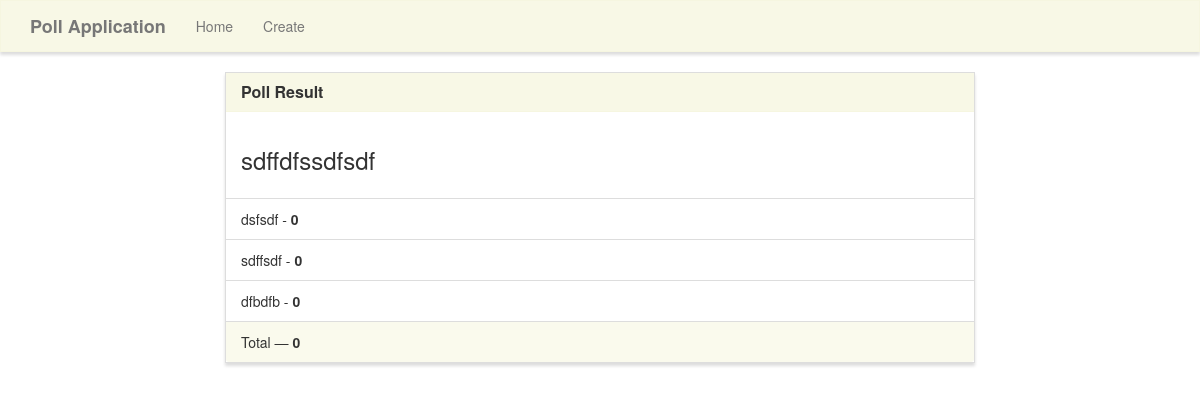
/results/3/, run on the app's committed database.
### poll/models.py (models this page shows)
class Poll(models.Model):
    question = models.TextField()
    option_one = models.CharField(max_length=30)
    option_two = models.CharField(max_length=30)
    option_three = models.CharField(max_length=30)
    option_one_count = models.IntegerField(default=0)
    option_two_count = models.IntegerField(default=0)
    option_three_count = models.IntegerField(default=0)
    def total(self):
        return self.option_one_count + self.option_two_count + self.option_three_count

### poll/views.py (the view)
# urls.py: path('results/<poll_id>/', poll_views.results, name='results'),
def results(request, poll_id):
    poll = Poll.objects.get(pk=poll_id)
    context = {'poll': poll}
    return render(request, 'poll/results.html', context)

### poll/templates/poll/results.html (shortened to what this page needs)
{% extends "poll/base.html" %}
{% block main %}
<div class="row">
    <div class="col-lg-8 col-lg-offset-2">
        <div class="panel panel-default">
            <div class="panel-heading">
                <h3 class="panel-title">Poll Result</h3>
            </div>
            <div class="panel-body">
                <h3>{{poll.question}}</h3>
            </div>
            <ul class="list-group">
                <li class="list-group-item">{{poll.option_one}} - <strong>{{poll.option_one_count}}</strong></li>
                <li class="list-group-item">{{poll.option_two}} - <strong>{{poll.option_two_count}}</strong></li>
                <li class="list-group-item">{{poll.option_three}} - <strong>{{poll.option_three_count}}</strong></li>
            </ul>
            <div class="panel-footer">
                Total &mdash; <strong>{{poll.total}}</strong>
            </div>
        </div>
    </div>
</div>
{% endblock %}

### poll/static/style.css (style rules this page uses)
.navbar-default, .btn, .form-control, .panel { border-radius: 0; }
.panel-default > .panel-heading { color: #333; background-color: rgba(245, 245, 220, 0.7); border-color: rgba(245, 245, 220, 0.6); border-top-left-radius: 0; border-top-right-radius: 0; }
.panel-footer { background-color: rgba(245, 245, 220, 0.5); border-color: rgba(245, 245, 220, 0.4); }
.panel { box-shadow: 0px 3px 3px 0px #ddd; }
a.navbar-brand, .panel-title { font-weight: bolder; }

### data on the page
Poll: question "sdffdfssdfsdf", option_one "dsfsdf", option_one_count "0", option_two "sdffsdf", option_two_count "0", option_three "dfbdfb", option_three_count "0", total "0"
